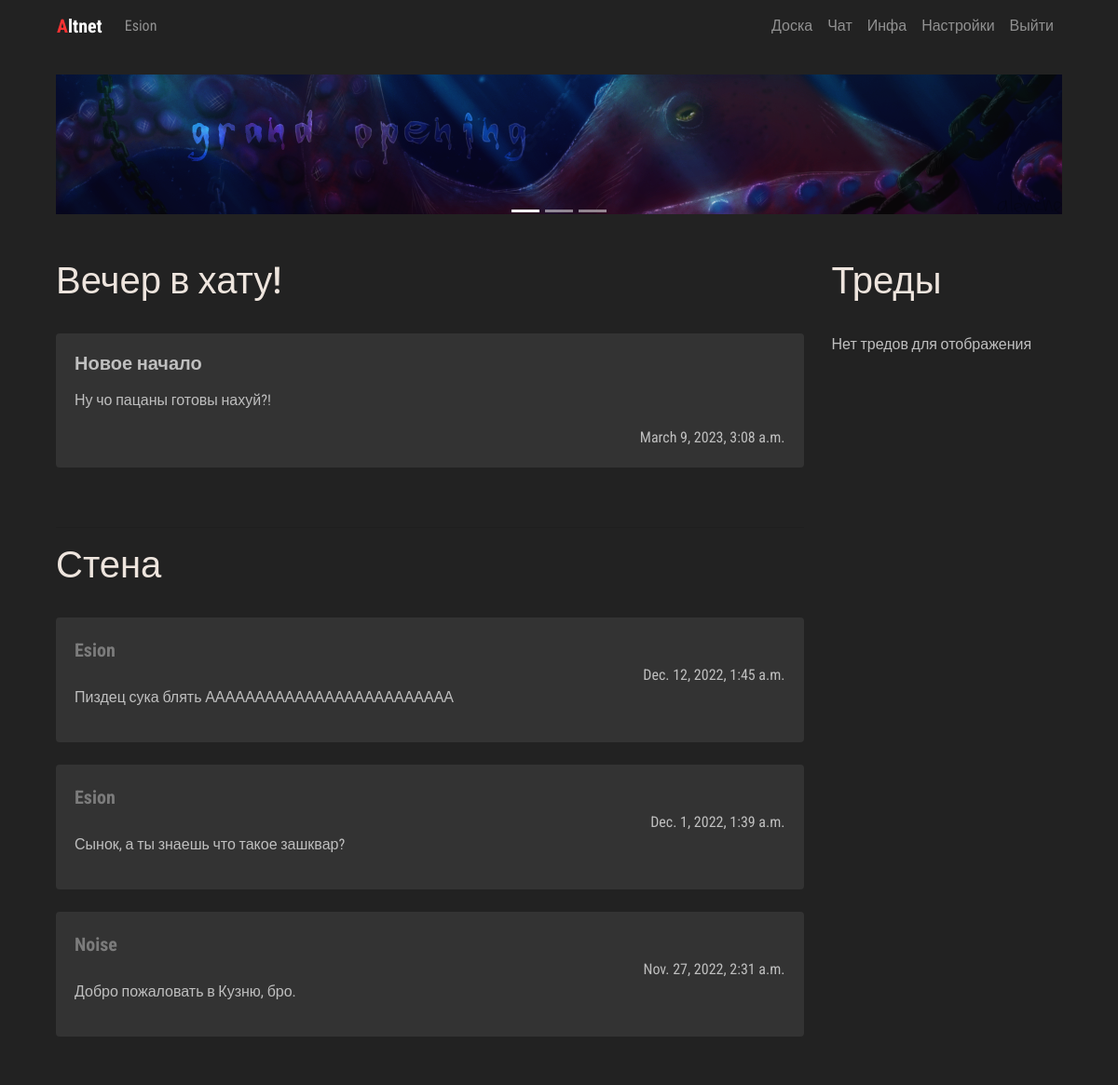
The page /manager/me/ (signed in) on the database as committed earlier.
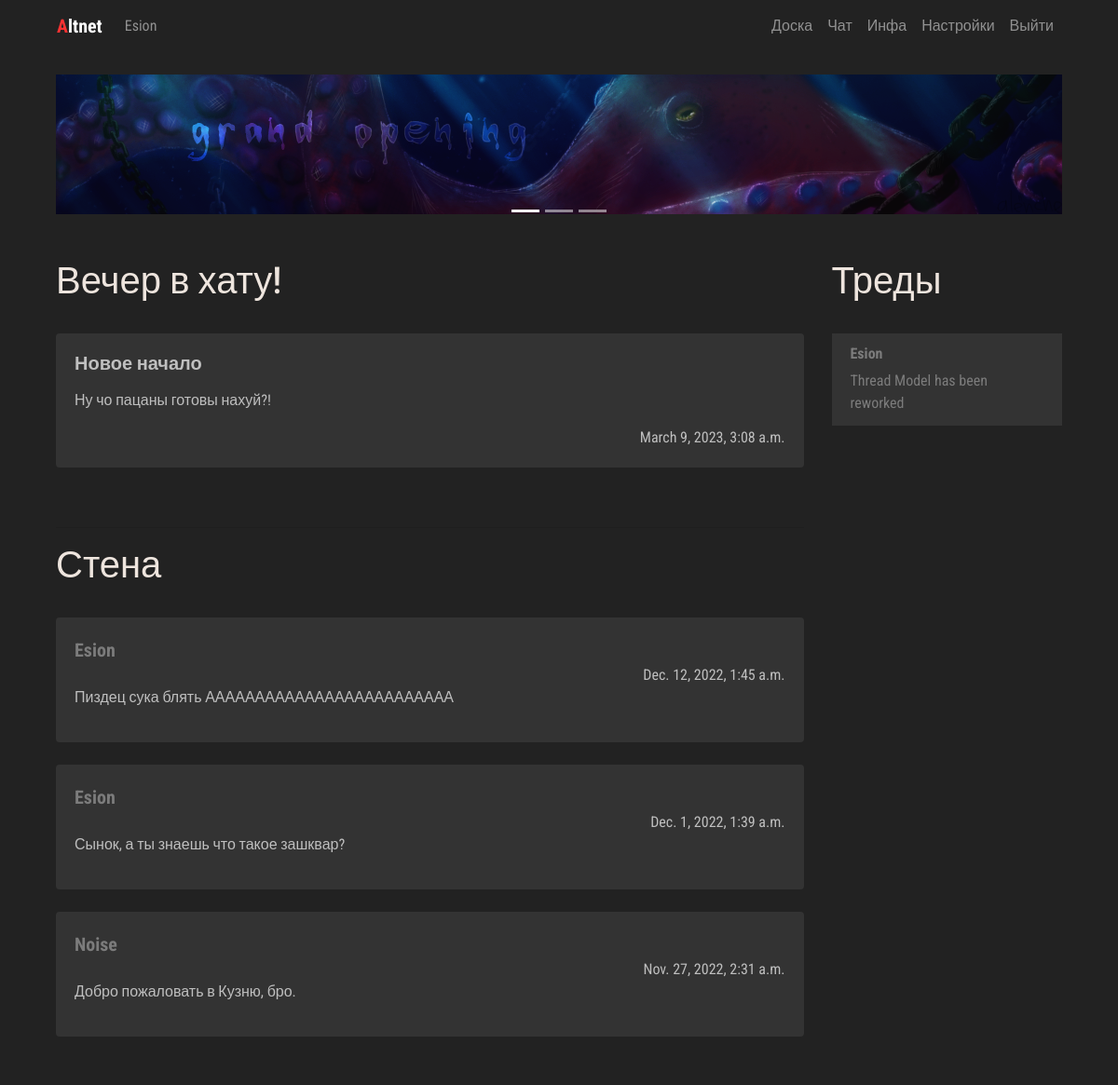
The same page on the database as committed later.
### manager/models.py (models this page shows, shortened)
class AdminPublicPost(models.Model):
    post_author = models.ForeignKey(User, on_delete=models.CASCADE)
    post_title = models.CharField('Post title', max_length=100)
    post_text = models.CharField('Post text', max_length=10000)
    post_date = models.DateTimeField('Post date', auto_now=True)
    language_code = models.IntegerField(null=True, blank=True, default=0)

class UserPublicPost(models.Model):
    post_author = models.CharField('Message Author', max_length=150, null=False, blank=False)
    post_text = models.CharField('Post text', max_length=250)
    post_date = models.DateTimeField('Post date', auto_now=True)
    language_code = models.IntegerField(null=True, blank=True, default=0)

### board/models.py (models this page shows, shortened)
class Thread(models.Model):
    def was_published_recently(self):
        now = timezone.now()
        return now - datetime.timedelta(days=1) <= self.pub_date <= now
    thread_title = models.CharField('Thread title', max_length=100)
    thread_text = models.TextField('Thread text', max_length=10000)
    pub_date = models.DateTimeField('Date published', auto_now=True)
    thread_author = models.CharField('Thread Author', max_length=150, blank=False, null=False)
    was_published_recently.admin_order_field = 'pub_date'
    was_published_recently.boolean = True
    was_published_recently.short_description = 'Published recently?'
    thread_pic = models.ImageField(upload_to=user_thread_directory_path, blank=True, null=True)
    language_code = models.IntegerField(blank=True, null=True, default=0)
    visible = models.BooleanField(blank=False, null=False, default=True)

### manager/views.py (the view)
# urls.py: path('me/', views.meview, name='me'),
def meview(request):
    if request.user.is_authenticated:
        loc_option = Hikka.objects.get(user=request.user.id).language_code
    else:
        loc_option = 0
    latest_threads = Thread.objects.filter(language_code=loc_option).order_by('-pub_date')[:10]
    latest_posts = UserPublicPost.objects.filter(language_code=loc_option).order_by('-post_date')[:10]
    admin_posts = AdminPublicPost.objects.filter(language_code=loc_option).order_by('-post_date')[:10]
    context = {
        'loc': loc_resolver('home'),
        'lang': loc_option,
        'threads': latest_threads,
        'posts': latest_posts,
        'admins': admin_posts
    }
    print(loc_resolver('home'))
    return render(request, 'me.html', context)

### board/templatetags/loc_extra.py (called while the page is built)
@register.filter
def return_item(l, i):
    try:
        return l[i]
    except:
        return None

@register.filter
def random_message(l, i):
    try:
        return Me.greet(i)
    except:
        return None

### scripts/loc/Me.py (called while the page is built)
def greet(language_code):
    if language_code == 0:
        return WELCOME_RANDOM_EN[randint(0, 3)]
    elif language_code == 1:
        return WELCOME_RANDOM_RU[randint(0, 3)]

### scripts/localisation.py (called while the page is built, shortened)
def loc_resolver(specific):
    load = {}
    if specific == 'home':
        load['me'] = loc.Me
        load['UI'] = loc.UI
        load['errors'] = loc.Errors
        load['headers'] = loc.Headers
    elif specific == 'account':
        load['profile'] = loc.Profile
        load['errors'] = loc.Errors
        load['headers'] = loc.Headers
        load['UI'] = loc.UI
    elif specific == 'info':
        load['UI'] = loc.UI
        load['info'] = loc.Info
    return load

### manager/templates/me.html (shortened to what this page needs)
{% extends 'hat.html' %}
{% block content %}
{% load loc_extra %}
            <div class="row col-">
               <div class=" col-lg-9 col- content">
                  <br>
                  <div class="trds">
                     <main class="contentd" role="main">
                        <header>
                           <h1 data-text="{{ loc.me.greet|random_message:lang }}">{{ loc.me.greet|random_message:lang }}
                           </h1>
                        </header>
                     </main>
                  </div>
                  <br>
                  {% if admins %}
                  {% for admin in admins %}
                  <div class="card">
                     <div class="card-body">
                        <h4 class="card-title">
                           <p class="article"> {{ admin.post_title }} </p>
                        </h4>
                        {{ admin.post_text|linebreaks }}
                        <div class="d-flex flex-row-reverse">{{ admin.post_date }}</div>
                     </div>
                  </div>
                  <br />
                  {% endfor %}
                  {% else %}
                  {{ loc.errors.NO_AGENDA_POSTS|return_item:lang }}
                  {% endif %}
                  <br>
                  <hr>
                  <div class="trds">
                     <main class="contentd" role="main">
                        <header>
                           <h1 data-text="{{ loc.headers.PUBLIC_MESSAGES|return_item:lang }}">{{ loc.headers.PUBLIC_MESSAGES|return_item:lang }}
                           </h1>
                        </header>
                     </main>
                  </div>
                  <br>
                  {% if posts %}
                  {% for post in posts %}
                  <div class="card">
                     <div class="card-body">
                              <a class="article" href="{% url 'Board:guest' post.post_author%}"> {{ post.post_author }}</a>
                        <div class="d-flex flex-row-reverse">{{ post.post_date }}</div>
                        {{ post.post_text|linebreaks }}
                     </div>
                  </div>
                  <br />
                  {% endfor %}
                  {% else %}
                  {{ loc.errors.NO_PUBLIC_MESSAGES|return_item:lang }}
                  {% endif %}
               </div>
               <div class=" col-lg-3 col- left-sidebar">
                  <br>
                  <div class="trds">
                     <main class="contentd" role="main">
                        <header>
                           <h1 data-text="{{ loc.headers.THREADS|return_item:lang }}">{{ loc.headers.THREADS|return_item:lang }}
                           </h1>
                        </header>
                     </main>
                  </div>
                  <br>
                  {% if threads %}
                  <ul class="list-group">
                     {% for thread in threads %}
                     <li class="list-group-item">
                        <h6> <a class="userlk" href="{% url 'Board:guest' thread.thread_author %}">
                        {{ thread.thread_author }}</a> </h6>
                        <a href="{% url 'Board:thread' thread.id %}"> {{ thread.thread_text|truncatewords:10 }}  </a>
                     </li>
                     {% endfor %}
                  </ul>
                  {% else %}
                  {{ loc.errors.NO_THREADS|return_item:lang }}
                  {% endif %}
                  <br>
               </div>
            </div>
{% endblock %}

Rows that differ between the two databases and show on the page:
added Thread: thread_author "Esion", thread_text "Thread Model has been reworked"
Other text that changed with them:
{{ loc.errors.NO_THREADS|return_item:lang }}: "Нет тредов для отображения" → (not shown)
